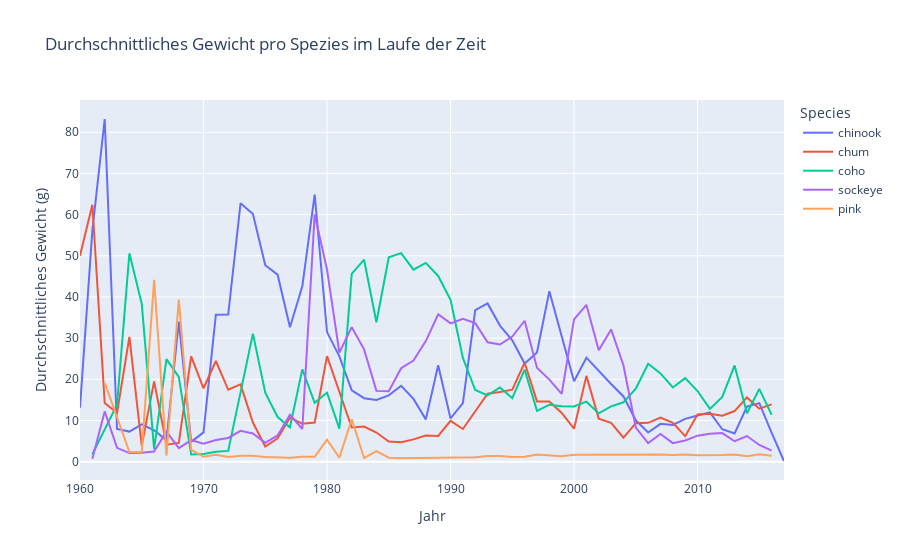

The notebook cell this image was saved under:
### Code cell
filtered_data = bereinigter_datensatz_weight[bereinigter_datensatz_weight['sampleYear'] >= 1960]

average_size = filtered_data.groupby(['sampleYear', 'Species'])['Weight'].mean().reset_index()

fig = px.line(average_size, x='sampleYear', y='Weight', color='Species', 
              title='Durchschnittliches Gewicht pro Spezies im Laufe der Zeit',
              labels={'Weight': 'Durchschnittliches Gewicht (g)', 'sampleYear': 'Jahr'})

fig.show()
